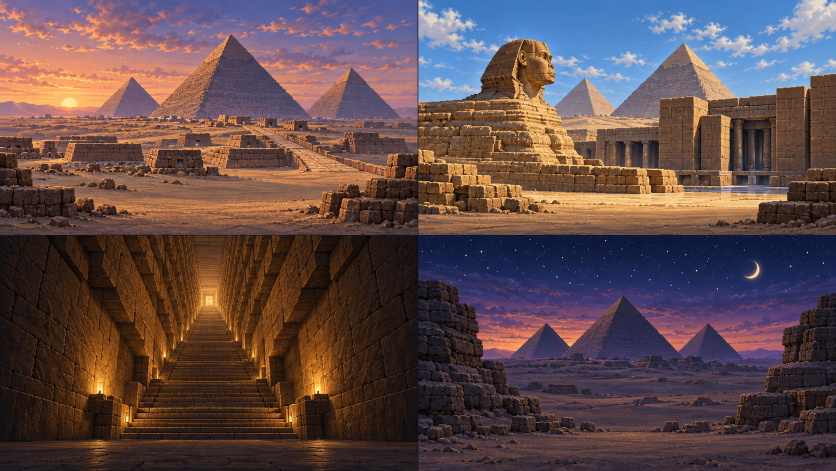
#> input picture scripts/art/landmark-source/giza-four-scenes.png, 1672 x 941 px (shown at 1/2 size); its folder holds 3 pictures in this run
$ python crop-landmarks.py
#> lines starting #> are read from the running program, lines starting #| are printed output that depends on the picture
"""Rebuild the twelve game backdrops from the three original art sheets."""
from pathlib import Path
from PIL import Image, ImageEnhance
root=Path(__file__).resolve().parents[2]
for group,name in enumerate(['giza','citadel','rashid']):
    image=Image.open(root/'scripts/art/landmark-source'/f'{name}-four-scenes.png').convert('RGB')
#> image is the input picture: PIL image 1672x941 RGB; mean R, G, B 96.4, 75.1, 75.2
    width,height=image.size
#> width = 1672; height = 941
    for index in range(4):
        x=index%2*(width//2)
        y=index//2*(height//2)
        tile=image.crop((x+2,y+2,x+width//2-2,y+height//2-2)).resize((960,360),Image.Resampling.NEAREST)
        ImageEnhance.Color(tile).enhance(.88).save(root/f'public/bg/l{33+group*4+index}.webp',quality=88)
#> this loop made 4 passes
#> pass 1, `tile=image.crop((x+2,y+2,x+width//2-2,y+height//2-2)).resize((960,360)..`:
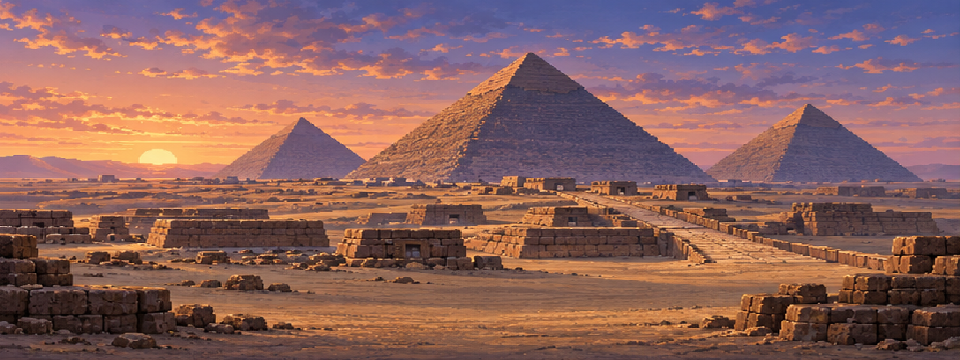
#> tile: PIL image 960x360 RGB; mean R, G, B 137.4, 98.2, 94.9
#> pass 2, `tile=image.crop((x+2,y+2,x+width//2-2,y+height//2-2)).resize((960,360)..`:
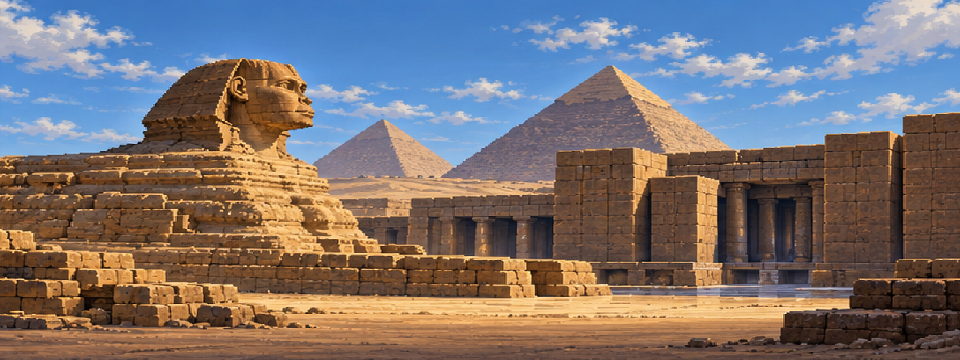
#> tile: PIL image 960x360 RGB; mean R, G, B 122.5, 115, 115.7
#> after the loop:
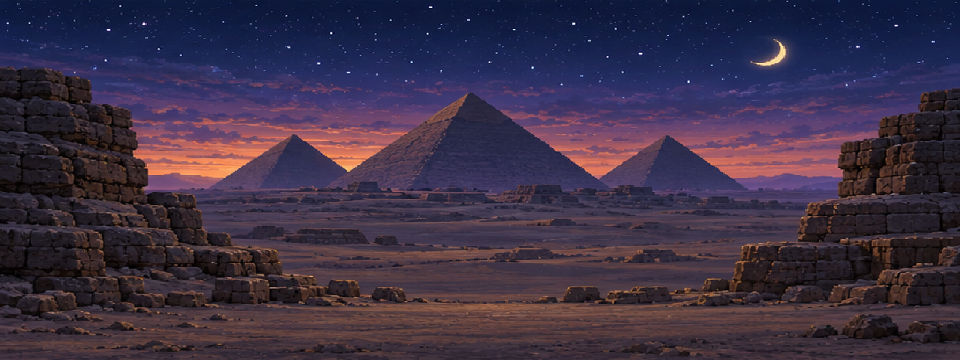
#> tile: PIL image 960x360 RGB; mean R, G, B 60.5, 48.4, 69.6
#> pass 2 of the loop `for group,name in enumerate(['giza','citadel','rashid']):`:
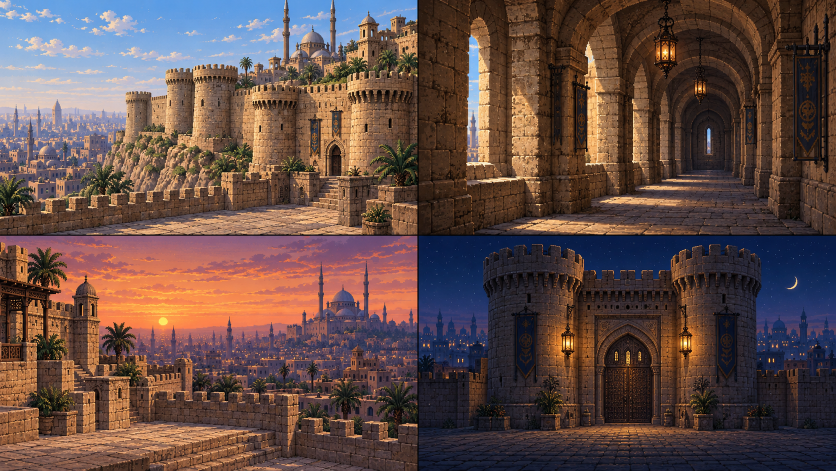
#> input picture scripts/art/landmark-source/citadel-four-scenes.png, 1672 x 941 px (shown at 1/2 size)
#> image is the input picture: PIL image 1672x941 RGB; mean R, G, B 98.1, 76.1, 71.1
#> the loop `for index in range(4):` made 4 passes
#> pass 1, `tile=image.crop((x+2,y+2,x+width//2-2,y+height//2-2)).resize((960,360)..`:
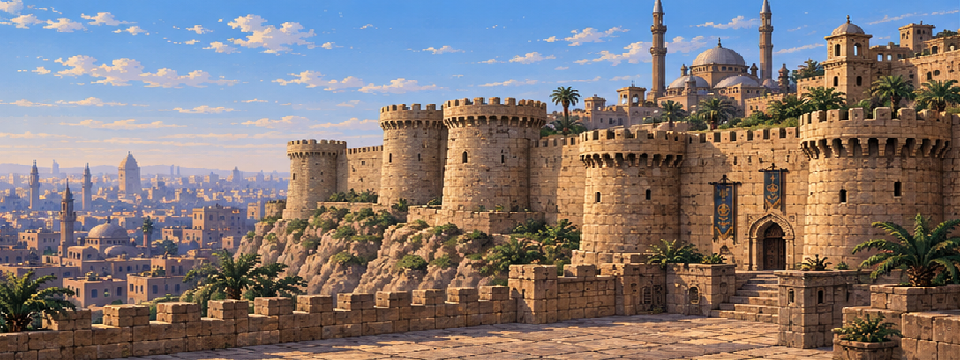
#> tile: PIL image 960x360 RGB; mean R, G, B 130.9, 120.9, 119.3
#> after the loop `for index in range(4):`:
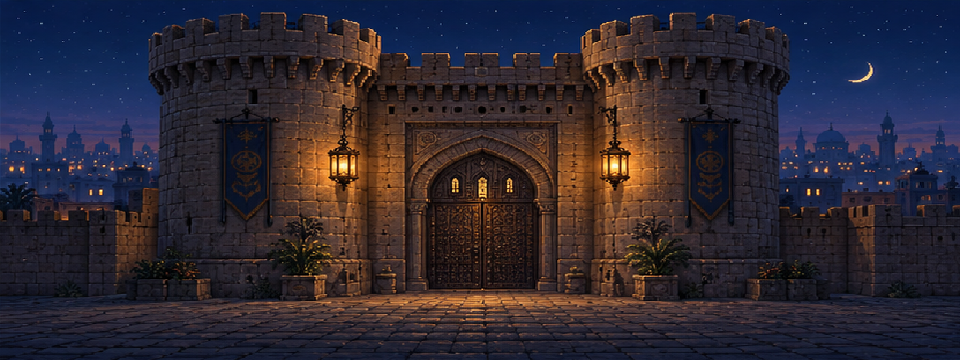
#> tile: PIL image 960x360 RGB; mean R, G, B 46, 40, 50.4
#> pass 3 of the loop `for group,name in enumerate(['giza','citadel','rashid']):`:
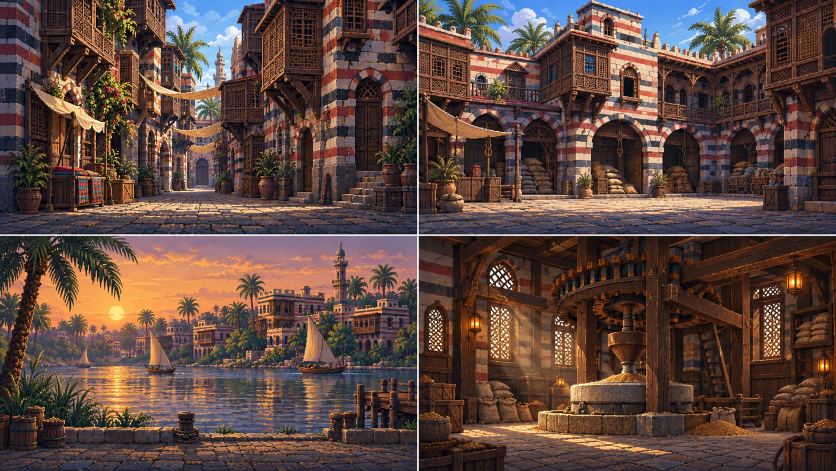
#> input picture scripts/art/landmark-source/rashid-four-scenes.png, 1672 x 941 px (shown at 1/2 size)
#> image is the input picture: PIL image 1672x941 RGB; mean R, G, B 93.7, 71.1, 63.7
#> the loop `for index in range(4):` made 4 passes
#> pass 1, `tile=image.crop((x+2,y+2,x+width//2-2,y+height//2-2)).resize((960,360)..`:
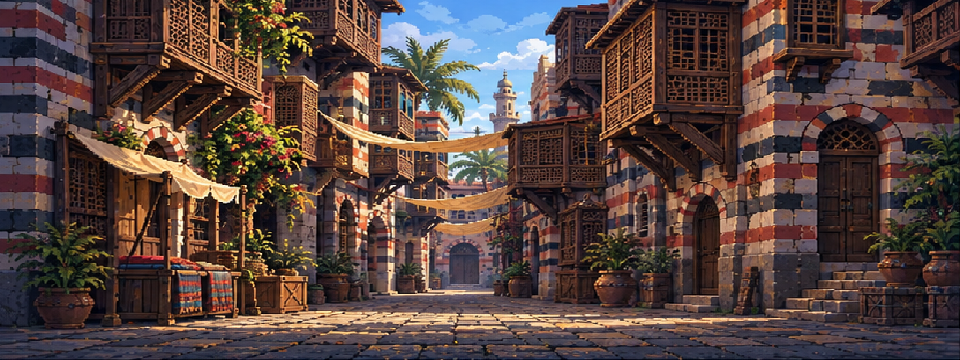
#> tile: PIL image 960x360 RGB; mean R, G, B 86.1, 67.7, 63.5
#> after the loop `for index in range(4):`:
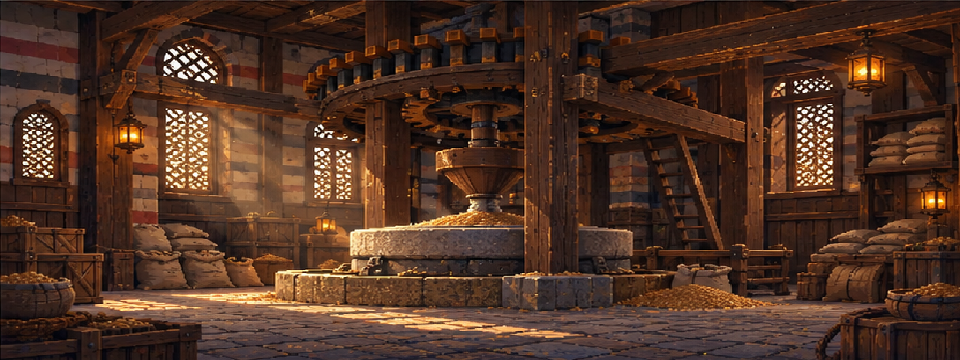
#> tile: PIL image 960x360 RGB; mean R, G, B 79, 50.8, 36.4
